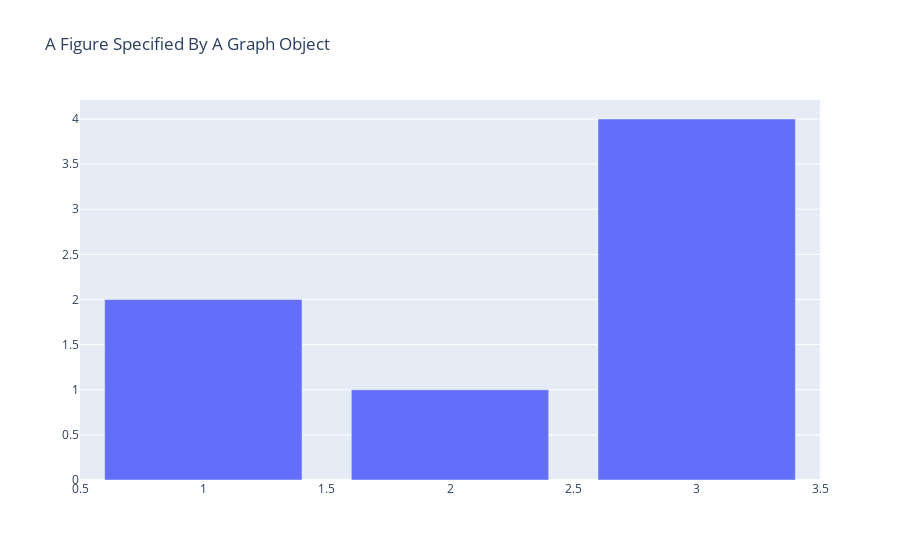

The notebook cell this image was saved under:
### Code cell
# graph_objects 패키지를  go 로 불러옴
import plotly.graph_objects as go

# go.Figure() 함수를 활용하여 기본 그래프를 생성
fig = go.Figure(
    # Data 입력
    data=[go.Bar(x=[1, 2, 3], y=[2, 1, 4])],
    # layout 입력
    layout=go.Layout(
        title=go.layout.Title(text="A Figure Specified By A Graph Object")
    )
)
#show하면 내 노트북 (주피터 노트북 등)에 그래프가 나타남.
fig.show()

### Figure 1 — Plotly figure (JSON) as saved in the notebook; plotly's stock layout.template omitted (floating-point values rounded to 4 significant figures)
{"data": [{"type": "bar", "x": [1, 2, 3], "y": [2, 1, 4]}], "layout": {"title": {"text": "A Figure Specified By A Graph Object"}}}
